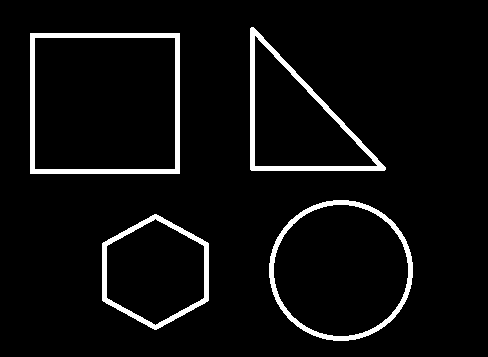
#> input picture dataset/contours.png, 488 x 357 px, found by its file name
$ python '霍夫直线检测 (Python实现).py'   (older library calls are emulated)
#> lines starting #> are read from the running program, lines starting #| are printed output that depends on the picture; after the words box and inside, x2 and y2 are one past the last pixel; in counts of white or black regions, pixels touching at a corner belong together
#> in python_HoughLines, image_bgr is the input picture: shape (357, 488, 3); 5.2% white; 4 white regions, box (x1, y1, x2, y2) and area: (30, 33, 180, 174) 2810, (250, 27, 386, 171) 2298, (269, 200, 413, 341) 2156, (102, 214, 209, 330) 1728
"""
参考链接:
https://blog.csdn.net/zfjBIT/article/details/87287382
https://lps-683.iteye.com/blog/2253954

还需要优化:
1. 非极大值抑制 - 很重要的一点是，要保证直线的准确性，进行非极大值抑制是必要的，即累加器该点值是八领域中的极大值才认可。
2. 重复直线抑制 - 很有可能一条直线重复检测，这是不希望出现的。因此，为了防止这种现象的出现，我们要做一定的抑制：
如果当前检测的直线与原来检测过的直线角度、极径都只差某个范围以内，我们可以认定是重复检测。


https://pdfs.semanticscholar.org/58ce/e69ed2033f559f5ba579b48ac4359bcf524c.pdf
概率霍夫变换 Probabilistic Hough Transform
在原来的边缘点集 M 中随机抽取 m 个样本作霍夫变换. 以减少计算量.

随机霍夫转换 Randomized Hough Transform
对于边缘点集 M 中的点, 两两确定一条直线, 并检查这些直线上分别有多少个点. 点多的保留, 点少的抛弃.
"""
# -*- coding: utf-8 -*-
import sys
import numpy as np
import cv2
import math
import matplotlib.pyplot as plt


def show_image(image, win_name='input iamge'):
    cv2.namedWindow(win_name, cv2.WINDOW_NORMAL)
    cv2.imshow(win_name, image)
    cv2.waitKey(0)
    cv2.destroyAllWindows()
    return


def sobel_canny(image):
    blurred = cv2.GaussianBlur(image, (3, 3), 0)
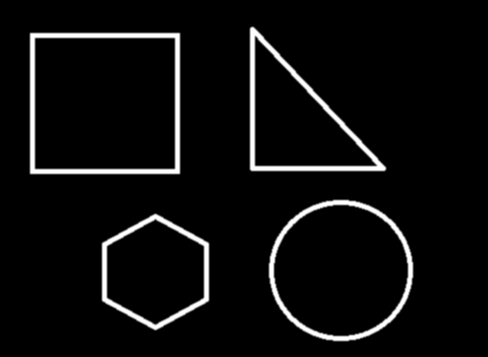
#> blurred: shape (357, 488, 3); min 0, max 255, mean 13.2
    gray = cv2.cvtColor(blurred, cv2.COLOR_BGR2GRAY)

    gradx = cv2.Sobel(gray, cv2.CV_16SC1, 1, 0)
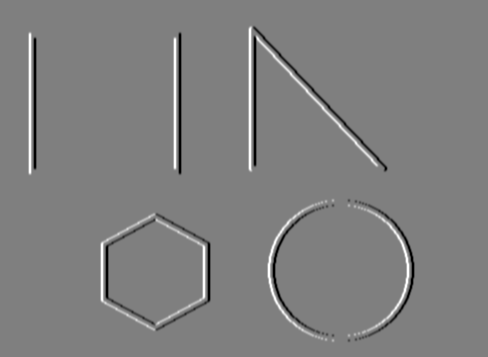
#> gradx: shape (357, 488) int16; min -764, max 764, mean 0; drawn with min black and max white
    grady = cv2.Sobel(gray, cv2.CV_16SC1, 0, 1)
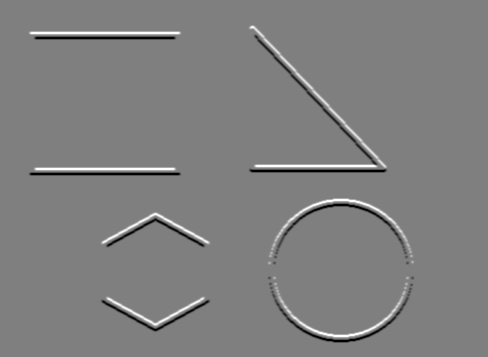
#> grady: shape (357, 488) int16; min -764, max 764, mean 0; drawn with min black and max white
    edge_output = cv2.Canny(gradx, grady, 50, 150)
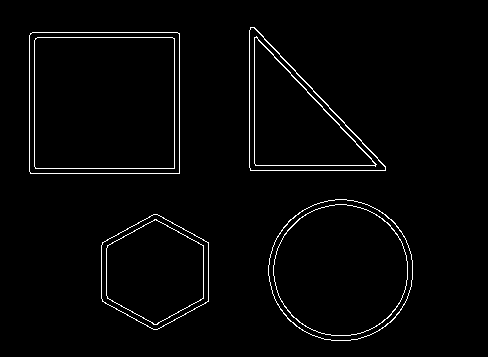
#> edge_output: shape (357, 488); 2.1% white in thin lines or dots, all inside (x1, y1, x2, y2) = (29, 27, 413, 341)

    # 彩色边缘
    # dst = cv.bitwise_and(image, image, mask=edge_output)
    # cv.imshow("Color Edge", dst)
    return edge_output


# 霍夫极坐标变换：直线检测
def hough_line(image, rho, theta, threshold):
    # 宽、高
#> called with rho = 1, theta = 1, threshold = 120
    rows, cols = image.shape
#> rows = 357; cols = 488

    L = round(math.sqrt(pow(rows - 1, 2.0) + pow(cols - 1, 2.0))) + 1
#> L = 604

    num_theta = int(180.0 / theta)

    # the_rho 取值范围在 [-L, L] 以内. 因此这里使用 2*L.
    num_rho = int(2 * L / rho + 1)
#> num_rho = 1209
    accumulator = np.zeros((num_rho, num_theta), np.int32)
    # show_image(cv2.convertScaleAbs(accumulator), 'accumulator')

    # 对于 accumulator 中的每一个点, 将为其投票的 image 中的点记录下来. 以便后面在图像中显示它们.
    accu_dict = {}
    for num_rho_r in range(num_rho):
        for num_theta_c in range(num_theta):
            accu_dict[(num_rho_r, num_theta_c)] = []

    # 投票计数
    for y in range(rows):
        for x in range(cols):
            if image[y, x]==255:
                for num_theta_c in range(num_theta):
                    the_rho = x * math.cos(theta * num_theta_c / 180.0 * math.pi) + y * math.sin(theta * num_theta_c / 180.0 * math.pi)
                    # 计算投票哪一个区域. the_rho 取值范围在 [-L, L] 以内. 因此这里加上 L. 使之成为正数.
                    n = int(round(the_rho + L) / rho)
                    accumulator[n, num_theta_c] += 1
                    accu_dict[(n, num_theta_c)].append((x, y))
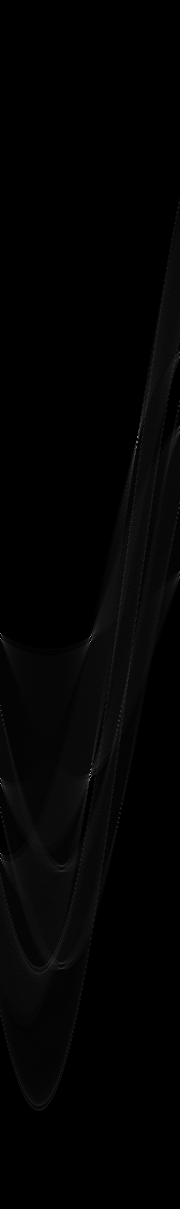
#> accumulator: shape (1209, 180) int32; min 0, max 150, mean 3.1

    lines = []
    for num_rho_r in range(num_rho):
        for num_theta_c in range(num_theta):
            if accumulator[num_rho_r, num_theta_c] > threshold:
                line_rho = num_rho_r * rho - L
                line_theta = theta * num_theta_c / 180.0 * math.pi
                lines.append(((line_rho, line_theta),))

    result = np.array(lines)
    return result


def python_HoughLines():
    # image_path = 'dataset/lena.png'
    image_path = 'dataset/contours.png'
    image_bgr = cv2.imread(image_path)
    image_gray = sobel_canny(image_bgr)

    lines = hough_line(image_gray, 1, 1, 120)
#> lines = 17 rows, first 8: [-168, 2.39], [-167, 2.39], [-163, 2.39], [-162, 2.39], [29, 0], [32, 1.57], [34, 0], [37, 1.57]
    # print(lines)

    for line in lines:
        rho, theta = line[0]
        a = np.cos(theta)
        b = np.sin(theta)
        x0 = a * rho
        y0 = b * rho
        x1 = int(x0 + 1000 * (-b))
        y1 = int(y0 + 1000 * (a))
        x2 = int(x0 - 1000 * (-b))
        y2 = int(y0 - 1000 * (a))

        cv2.line(image_bgr, (x1, y1), (x2, y2), (0, 0, 255), 2)
#> this loop made 17 passes
#> (rho, theta, a, b, x0, y0, x1, y1) on passes 1 to 12: (-168, 2.39, -0.731, 0.682, 122.9, -114.6, -559, -845), (-167, 2.39, -0.731, 0.682, 122.1, -113.9, -559, -845), (-163, 2.39, -0.731, 0.682, 119.2, -111.2, -562, -842), (-162, 2.39, -0.731, 0.682, 118.5, -110.5, -563, -841), (29, 0, 1, 0, 29, 0, 29, 1000), (32, 1.57, 6.12e-17, 1, 1.96e-15, 32, -1000, 32), (34, 0, 1, 0, 34, 0, 34, 1000), (37, 1.57, 6.12e-17, 1, 2.27e-15, 37, -1000, 37), (165, 1.57, 6.12e-17, 1, 1.01e-14, 165, -1000, 165), (168, 1.57, 6.12e-17, 1, 1.03e-14, 168, -1000, 168), (170, 1.55, 0.0175, 1, 2.97, 170, -996, 187), (170, 1.57, 6.12e-17, 1, 1.04e-14, 170, -1000, 170)
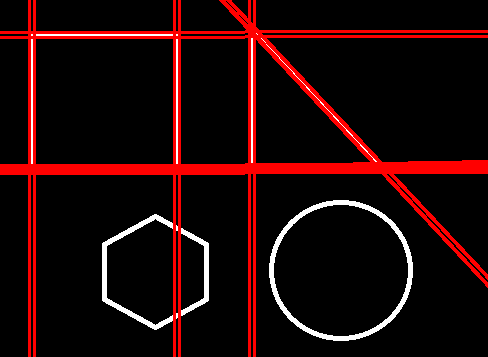
#> image_bgr: shape (357, 488, 3); 10.06% of pixels changed, all inside (x1, y1, x2, y2) = (0, 0, 488, 357)
    show_image(image_bgr, 'real hough')

    return image_bgr

def real_HoughLinesP():
    # image_path = 'dataset/lena.png'
    image_path = 'dataset/contours.png'
    image_bgr = cv2.imread(image_path)
    image_gray = sobel_canny(image_bgr)
    lines = cv2.HoughLinesP(image_gray, 1, 1, 120)

    for line in lines:
        x1, y1, x2, y2 = line[0]
        cv2.line(image_bgr, (x1, y1), (x2, y2), (0, 0, 255), 2)
    show_image(image_bgr)
    return image_bgr


def real_HoughLines():
    # image_path = 'dataset/lena.png'
    image_path = 'dataset/contours.png'
    image_bgr = cv2.imread(image_path)
    image_gray = sobel_canny(image_bgr)

    lines = cv2.HoughLines(image_gray, 1, np.pi / 180, 120)
    # print(lines)

    for line in lines:
        rho, theta = line[0]
        a = np.cos(theta)
        b = np.sin(theta)
        x0 = a * rho
        y0 = b * rho
        x1 = int(x0 + 1000 * (-b))
        y1 = int(y0 + 1000 * (a))
        x2 = int(x0 - 1000 * (-b))
        y2 = int(y0 - 1000 * (a))

        cv2.line(image_bgr, (x1, y1), (x2, y2), (0, 0, 255), 2)
    show_image(image_bgr, 'real hough')
    return


if __name__ == "__main__":
    python_HoughLines()
